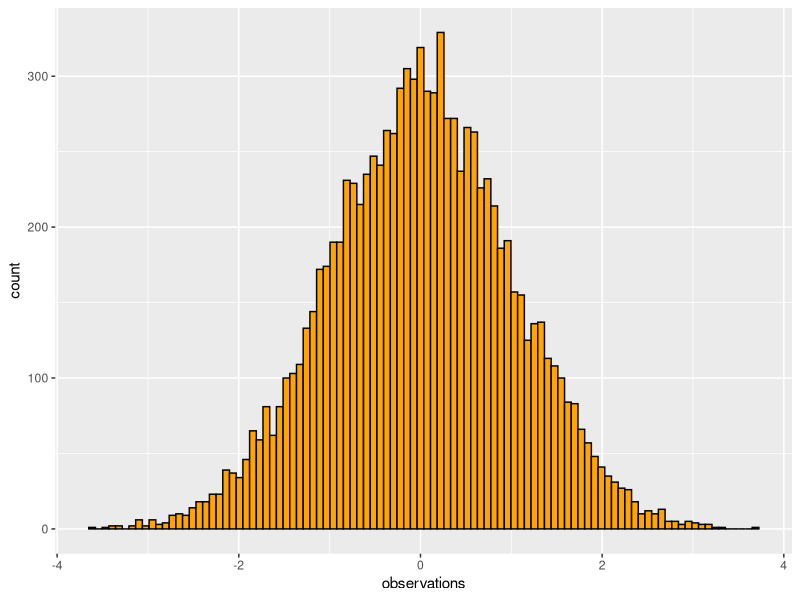
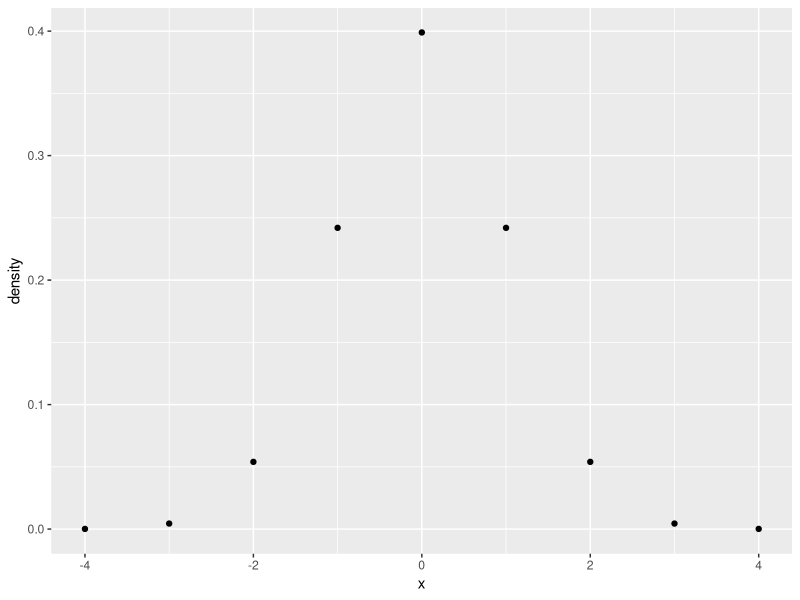
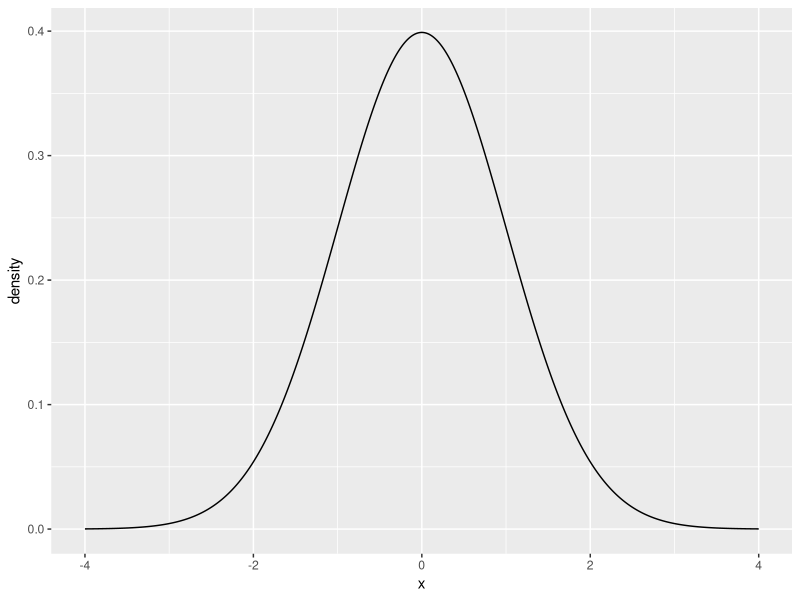
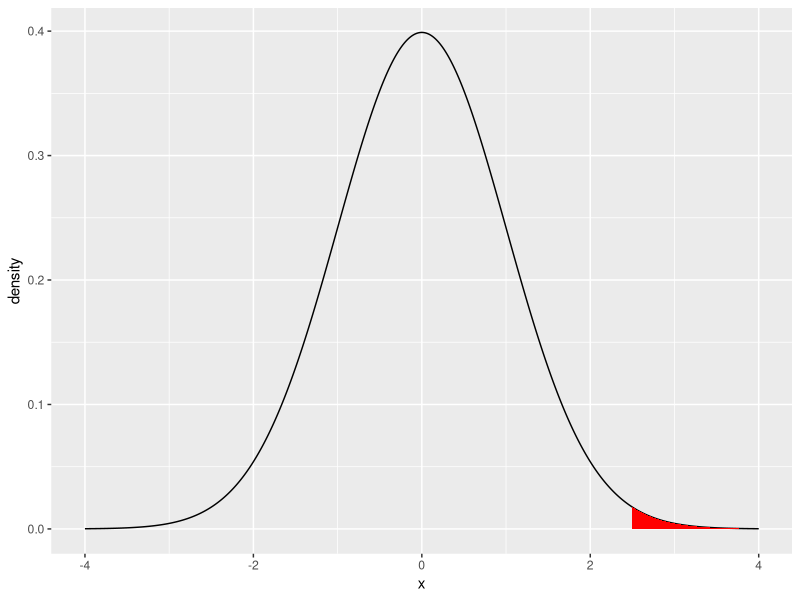
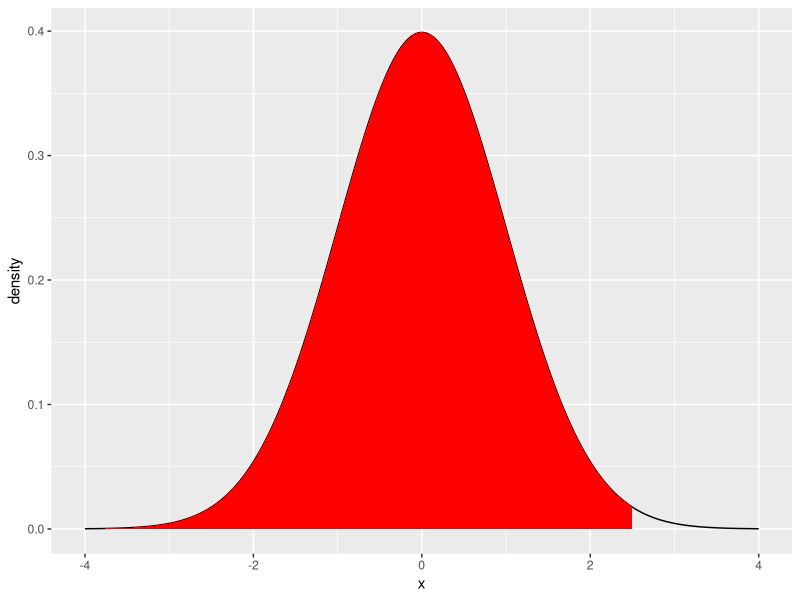
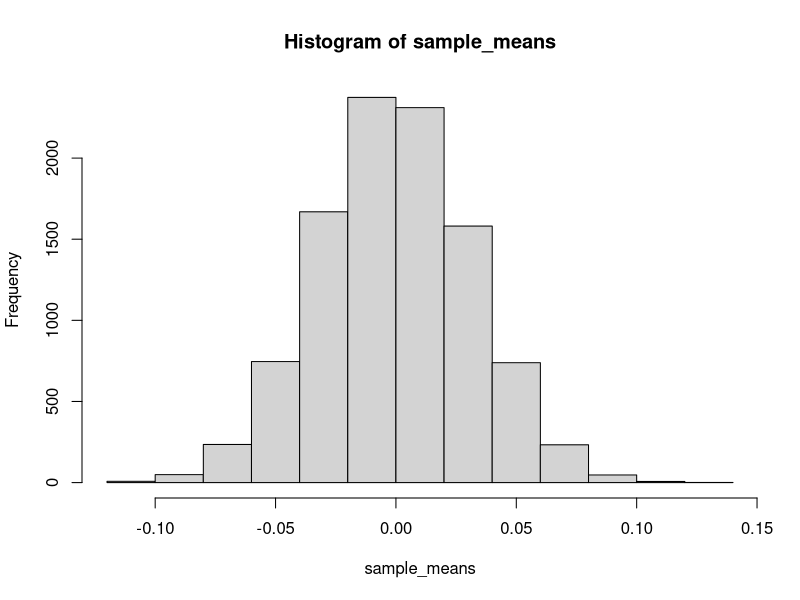

R code for these plots, in order:
## ---- chunk 1
knitr::opts_chunk$set(
  collapse = TRUE,
  comment = "#>"
)
## ---- chunk 2
rnorm(n=10, mean = 0, sd = 1)
## ---- chunk 3
library(ggplot2)
some_data <- data.frame(observations = rnorm(n=10000, mean = 0, sd = 1),
                        type = "A")

ggplot(some_data, aes(x=observations)) +
  geom_histogram(bins=100, color="black", 
                 fill= 'orange')

## ---- chunk 4
some_data$observations[some_data$observations > 1.64]
length(some_data$observations[some_data$observations > 1.64])
length(some_data$observations[some_data$observations > 1.64])/10000
## ---- chunk 5
rnorm(n=10, mean = 0, sd = 1)
## ---- chunk 6
library(ggplot2)
some_data <- data.frame(density = dnorm(-4:4, mean = 0, sd = 1),
                        x = -4:4)

knitr::kable(some_data)

ggplot(some_data, aes(x=x, y=density)) +
  geom_point()

## ---- chunk 7
some_data <- data.frame(density = dnorm(seq(-4,4,.001), mean = 0, sd = 1),
                        x = seq(-4,4,.001))

ggplot(some_data, aes(x=x, y=density)) +
  geom_line()

## ---- chunk 8
library(dplyr)
some_data <- data.frame(density = dnorm(seq(-4,4,.001), mean = 0, sd = 1),
                        x = seq(-4,4,.001))

region_data <- some_data %>%
  filter(x > 2.5)

ggplot(some_data, aes(x=x, y=density)) +
  geom_line()+
  geom_ribbon(data = region_data, 
              fill = "red",
              aes(ymin=0,ymax=density))
## ---- chunk 9
pnorm(1.64, mean=0, sd = 1)
## ---- chunk 10
some_data <- data.frame(density = dnorm(seq(-4,4,.001), mean = 0, sd = 1),
                        x = seq(-4,4,.001))
region_data <- some_data %>%
  filter(x < 2.5)

ggplot(some_data, aes(x=x, y=density)) +
  geom_line()+
  geom_ribbon(data = region_data, 
              fill = "red",
              aes(ymin=0,ymax=density))
## ---- chunk 11
1 - pnorm(2.5, mean=0, sd = 1)

pnorm(2.5, mean=0, sd = 1, lower.tail=FALSE)
## ---- chunk 12
qnorm(.25, mean= 0, sd =1)
## ---- chunk 13
qnorm(.5, mean= 0, sd =1)
## ---- chunk 14
qnorm(.95, mean= 0, sd =1, lower.tail = FALSE)

qnorm(.05, mean = 0 , sd =1, lower.tail = FALSE)
## ---- chunk 15
mean(rnorm(10, mean=0, sd =1))
## ---- chunk 16
mean(rnorm(10, mean=0, sd =1))
mean(rnorm(10, mean=0, sd =1))
mean(rnorm(10, mean=0, sd =1))
mean(rnorm(10, mean=0, sd =1))
mean(rnorm(10, mean=0, sd =1))
## ---- chunk 17
sample_means <- replicate(10000, mean(rnorm(1000,0,1)))
hist(sample_means)
sd(sample_means)
## ---- chunk 18
sample_means <- replicate(10000, mean(rnorm(10,0,1)))
sd(sample_means)
## ---- chunk 19
# simulation SEM
sample_means <- replicate(10000, mean(rnorm(10,0,1)))
sd(sample_means)

# analytic SEM

1/sqrt(10)
